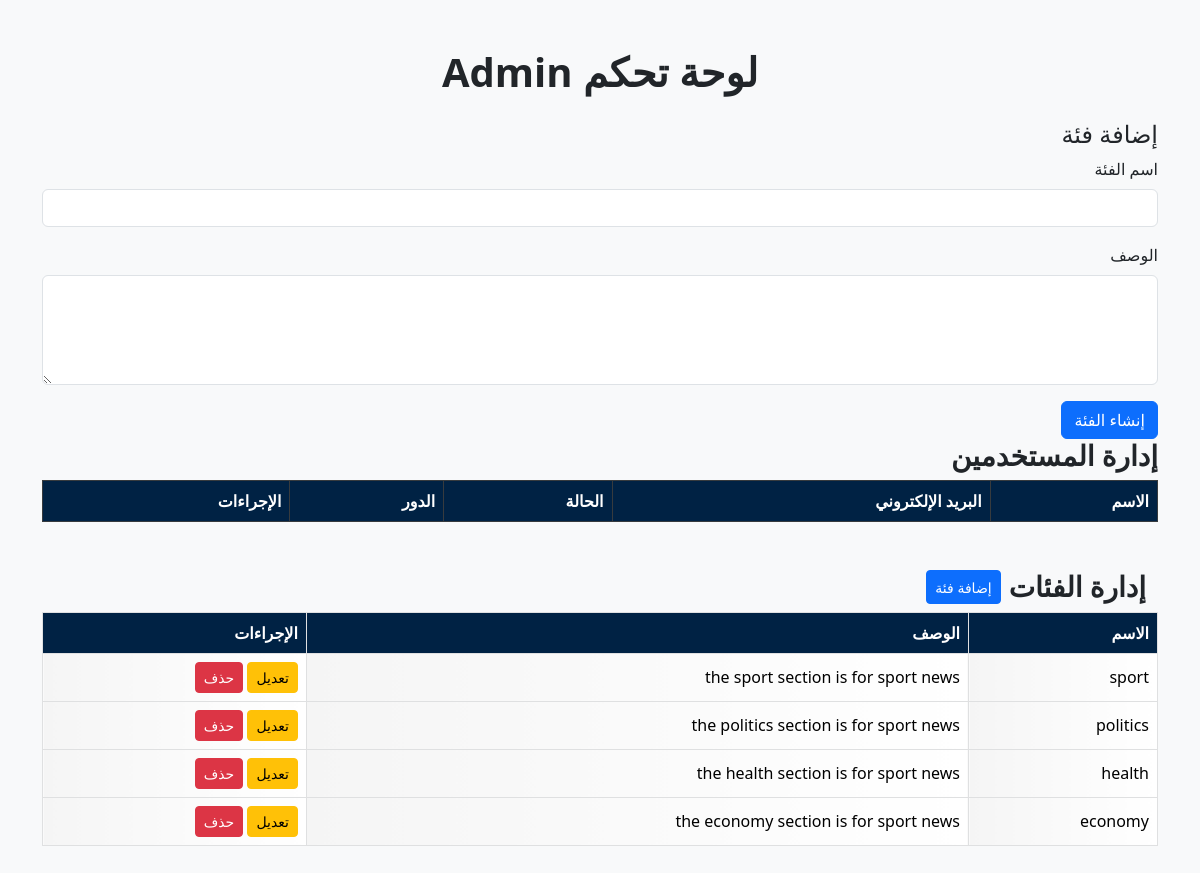
/dashboards/dashboard.php?form=add_category (signed in), run on the app's committed database.
### tables this page shows
CREATE TABLE `category` (
  `id` bigint(20) NOT NULL,
  `name` varchar(20) NOT NULL,
  `description` varchar(50) DEFAULT NULL
);

### config/DatabaseConnection.php (called while the page is built, shortened)
<?php
class DatabaseConnection {
    private static ?PDO $pdo = null;
    public static function getConnection() {
        if (self::$pdo === null) {
            $host = $_ENV['DB_HOST'];
            $db = $_ENV['DB_NAME'];
            $user = $_ENV['DB_USER'];
            $password = $_ENV['DB_PASSWORD'];
            $dsn = "mysql:host=$host;dbname=$db";
            try {
                self::$pdo = new PDO($dsn, $user, $password);
                self::$pdo->setAttribute(PDO::ATTR_ERRMODE, PDO::ERRMODE_EXCEPTION);
            } catch(PDOException $exception) {
                die("Connection failed: " . $exception->getMessage());
            }
        }
        return self::$pdo;
    }
}

### category/Category.php (called while the page is built, shortened)
<?php
class Category
{
    private static $conn;
    public static function getAll(){
        return self::$conn->query("SELECT * FROM category")->fetchAll(PDO::FETCH_BOTH);
    }
    private static function ensureConnection(): void
    {
        if (!self::$conn) {
            self::$conn = DatabaseConnection::getConnection();
        }
    }
}

### dashboards/dashboard.php (the view, shortened to what this page needs)
<?php
$role = $_SESSION['role'];
$formAction = $_GET['form'] ?? null;
$editId = $_GET['edit'] ?? null;
?>
<!DOCTYPE html>
<html lang="ar" dir="rtl">
<head>
    <link href="https://cdn.jsdelivr.net/npm/bootstrap@5.3.0/dist/css/bootstrap.rtl.min.css" rel="stylesheet">
</head>
<body class="bg-light">
    <div class="container mt-5">
        <h1 class="mb-4 text-center">لوحة تحكم <?= ucfirst(strtolower($role)) ?></h1>
        <?php if ($formAction === 'add_category' || ($formAction === 'edit_category' && $editId)): ?>
            <?php include __DIR__ . '/templates/CategoryForm.php'; ?>
        <?php endif; ?>
        <?php if ($role === 'ADMIN'): ?>
            <h3>إدارة المستخدمين</h3>
            <table class="table table-bordered table-hover align-middle table-light">
                <thead class="table-dark">
                    <tr>
                        <th>الاسم</th>
                        <th>البريد الإلكتروني</th>
                        <th>الحالة</th>
                        <th>الدور</th>
                        <th>الإجراءات</th>
                    </tr>
                </thead>
            </table>
            <div class="d-flex container align-items-stretch gap-2 mt-5">
                <h3 class="m-0 d-flex align-items-center mb-2">إدارة الفئات</h3>
                <a href="?form=add_category"
                    class="btn btn-primary btn-sm d-flex align-items-center justify-content-center mb-2">إضافة فئة</a>
            </div>
            <table class="table table-bordered table-hover align-middle table-light">
                <thead class="table-light">
                    <tr>
                        <th>الاسم</th>
                        <th>الوصف</th>
                        <th>الإجراءات</th>
                    </tr>
                </thead>
                <tbody>
                    <?php
                    $categories = Category::getAll();
                    foreach ($categories as $category): ?>
                        <tr>
                            <td><?= htmlspecialchars($category['name'] ?? '') ?></td>
                            <td><?= htmlspecialchars($category['description'] ?? '') ?></td>
                            <td>
                                <a href="?form=edit_category&edit=<?= htmlspecialchars($category['id'] ?? '') ?>"
                                    class="btn btn-warning btn-sm">تعديل</a>
                                <form action="actions/handle.php" method="GET" class="d-inline">
                                    <button class="btn btn-danger btn-sm">حذف</button>
                                </form>
                            </td>
                        </tr>
                    <?php endforeach; ?>
                </tbody>
            </table>
        <?php endif; ?>
    </div>
</body>
</html>

### dashboards/dashboard.php (style rules this page uses)
body { font-family: 'Segoe UI', Tahoma, Geneva, Verdana, sans-serif; background: linear-gradient(to right, lightblue); }
h1, h3 { font-weight: 700; color: 002244; }
.table th { background-color: #002244; color: white; }
.table td { background: linear-gradient(to right, whitesmoke, white); }

### data on the page
category: name "sport", description "the sport section is for sport news"
category: name "politics", description "the politics section is for sport news"
category: name "health", description "the health section is for sport news"
category: name "economy", description "the economy section is for sport news"

### other printed values
$role "Admin"
